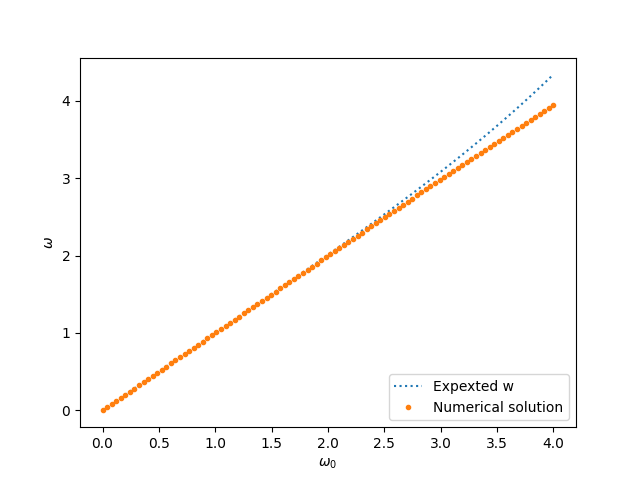

Write Python code to recreate this figure.
import numpy as np
from scipy.optimize import fsolve
import matplotlib.pyplot as plt

a=0.5 #lattice spacing
N = 20 #total lattice sites
w0=np.linspace(0,4,100) #known frequency of the oscillator
w_sol = np.zeros(100)
w_exp = np.zeros(100)
w_guess = 1

#Order-a^2 second derivative: central method numerical differentiation.
def D(x,j):
    jp = (j+1)%N
    jm = (j-1)%N
    return (x[jp]-2*x[j]+x[jm])/(a**2)

def f_mod(w,w0,j):
    x=[np.exp(-a*k*w) for k in range(N)]
    return D(x,j) - w0**2*(1+(a*w0)**2/12)*x[j]

for n in range(100):
    w_sol[n] = fsolve(f_mod,w_guess, args=(w0[n], 2))
    w_exp[n] = w0[n]*np.sqrt(1+(a*w0[n])**4/90)

fig = plt.figure()
l1=plt.plot(w0,w_exp,label = 'Expexted w', linestyle = 'dotted')
l2 = plt.plot(w0,w_sol, label = 'Numerical solution', linestyle='none', marker = '.')
plt.xlabel(r'$\omega_0$')
plt.ylabel('$\omega$')
plt.legend(loc='lower right')
plt.show()
